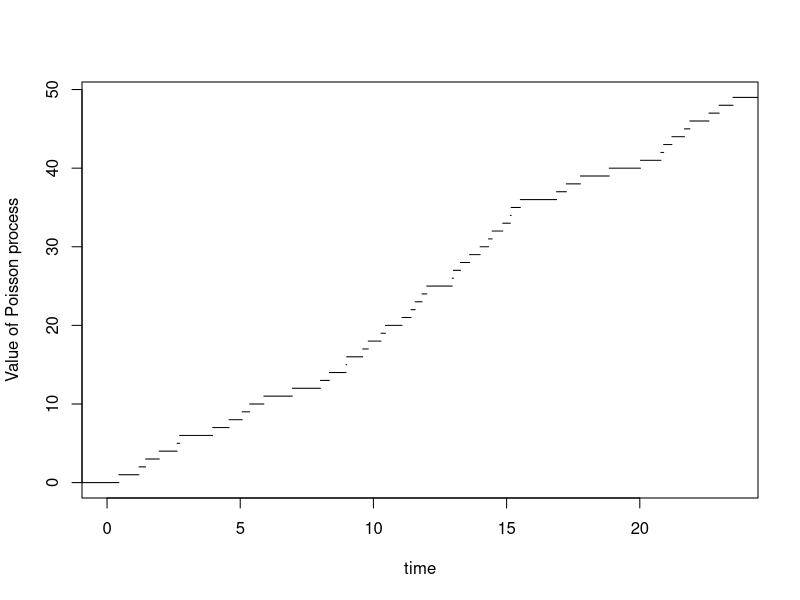

Reproduce this figure in R.
## ---- chunk 1
# package for calculating matrix exponentials
## ---- chunk 2
# set the seed for generating random variables (for reproducability) 
# set.seed(2019)

# set the rate of the Poisson process/Exponential distribution
lambda <- 2
# number of jumps 
n <- 50
# initialise the jump times
jump_times <- rep(0, lenthought = n)

# note that the first value of the jump_times is aleady 0
for(i in 2:n){
  jump_times[i] <- jump_times[i - 1] + rexp(1, lambda)
}
jump_times
## ---- chunk 3
jump_times_2 = cumsum(rexp(n-1, lambda))
# note that the two generated sample_paths are different, 
# since the Exponential random variables are different.
jump_times_2
## ---- chunk 4
# define the Poisson process as a function
poisson_process <- stepfun(jump_times[2 : 50], seq(0, n - 1, by = 1))
# the first argument of `stepfun` is where the step function jumps
# the second argument is the hight of the step function

# Let us check some values.
# The starting value is 0.
poisson_process(0)
# What is the value of N(3)? (Note that we use jump_times and not jump_times_2)
poisson_process(3)
poisson_process(10)
poisson_process(15)
## ---- chunk 5
# The first jump of the Poisson process is 
first_jump <- jump_times[2]
poisson_process(first_jump - 0.001)
poisson_process(first_jump + 0.001)
## ---- chunk 6
plot(poisson_process, xlab = "time", ylab = "Value of Poisson process", main = NULL,
     verticals = FALSE, do.points = FALSE, xlim = c(0,jump_times[n]))

